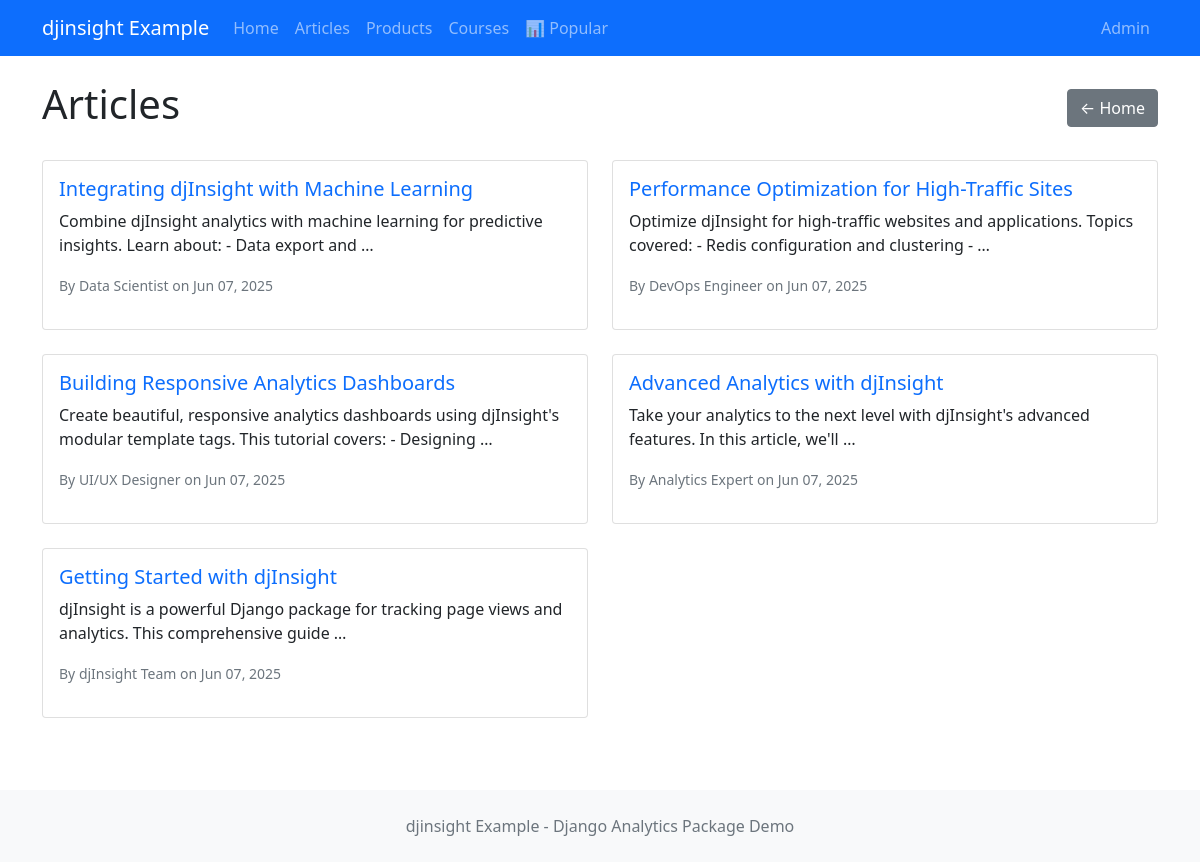
The app's page /articles/ with its own data.
### blog/models.py (models this page shows, shortened)
class Article(PageViewStatisticsMixin, models.Model):
    title = models.CharField(max_length=200)
    slug = models.SlugField(unique=True)
    content = models.TextField()
    author = models.CharField(max_length=100, default="Admin")
    published_at = models.DateTimeField(default=timezone.now)
    updated_at = models.DateTimeField(auto_now=True)
    class Meta:
        ordering = ["-published_at"]
    def get_absolute_url(self):
        return reverse("article_detail", kwargs={"slug": self.slug})

### blog/views.py (the view)
# urls.py: path("articles/", views.ArticleListView.as_view(), name="article_list"),
class ArticleListView(ListView):
    model = Article
    template_name = "blog/article_list.html"
    context_object_name = "articles"
    paginate_by = 10
    def get_queryset(self):
        return Article.objects.order_by("-published_at")

### templates/blog/article_list.html (shortened to what this page needs)
{% extends 'base.html' %}
{% load djinsight_tags %}
{% block content %}
<div class="d-flex justify-content-between align-items-center mb-4">
    <h1>Articles</h1>
    <a href="{% url 'home' %}" class="btn btn-secondary">← Home</a>
</div>
<div class="row">
    {% for article in articles %}
    <div class="col-md-6 mb-4">
        <div class="card h-100">
            <div class="card-body">
                <h5 class="card-title">
                    <a href="{{ article.get_absolute_url }}" class="text-decoration-none">
                        {{ article.title }}
                    </a>
                </h5>
                <p class="card-text">{{ article.content|truncatewords:15 }}</p>
                <p class="card-text">
                    <small class="text-muted">
                        By {{ article.author }} on {{ article.published_at|date:"M d, Y" }}
                    </small>
                </p>
            </div>
        </div>
    </div>
    {% endfor %}
</div>
{% endblock %}

### templates/base.html (shortened to what this page needs)
<!DOCTYPE html>
<html lang="en">
<head>
    <link href="https://cdn.jsdelivr.net/npm/bootstrap@5.1.3/dist/css/bootstrap.min.css" rel="stylesheet">
</head>
<body>
    <nav class="navbar navbar-expand-lg navbar-dark bg-primary">
        <div class="container">
            <a class="navbar-brand" href="{% url 'home' %}">djinsight Example</a>
            <div class="collapse navbar-collapse" id="navbarNav">
                <ul class="navbar-nav me-auto">
                    <li class="nav-item">
                        <a class="nav-link" href="{% url 'home' %}">Home</a>
                    </li>
                    <li class="nav-item">
                        <a class="nav-link" href="{% url 'article_list' %}">Articles</a>
                    </li>
                    <li class="nav-item">
                        <a class="nav-link" href="{% url 'product_list' %}">Products</a>
                    </li>
                    <li class="nav-item">
                        <a class="nav-link" href="{% url 'course_list' %}">Courses</a>
                    </li>
                    <li class="nav-item">
                        <a class="nav-link" href="{% url 'popular' %}">📊 Popular</a>
                    </li>
                </ul>
                <ul class="navbar-nav">
                    <li class="nav-item">
                        <a class="nav-link" href="/admin/">Admin</a>
                    </li>
                </ul>
            </div>
        </div>
    </nav>
    <main class="container my-4">
        {% block content %}{% endblock %}
    </main>
    <footer class="bg-light py-4 mt-5">
        <div class="container text-center">
            <p class="text-muted mb-0">
                djinsight Example - Django Analytics Package Demo
            </p>
        </div>
    </footer>
</body>
</html>

### records on screen
Article: title "Integrating djInsight with Machine Learning", content "Combine djInsight analytics with machine learning for predictive insights. Learn about: - Data export and …", author "Data Scientist", published_at "Jun 07, 2025"
Article: title "Performance Optimization for High-Traffic Sites", content "Optimize djInsight for high-traffic websites and applications. Topics covered: - Redis configuration and clustering - …", author "DevOps Engineer", published_at "Jun 07, 2025"
Article: title "Building Responsive Analytics Dashboards", content "Create beautiful, responsive analytics dashboards using djInsight's modular template tags. This tutorial covers: - Designing …", author "UI/UX Designer", published_at "Jun 07, 2025"
Article: title "Advanced Analytics with djInsight", content "Take your analytics to the next level with djInsight's advanced features. In this article, we'll …", author "Analytics Expert", published_at "Jun 07, 2025"
Article: title "Getting Started with djInsight", content "djInsight is a powerful Django package for tracking page views and analytics. This comprehensive guide …", author "djInsight Team", published_at "Jun 07, 2025"
